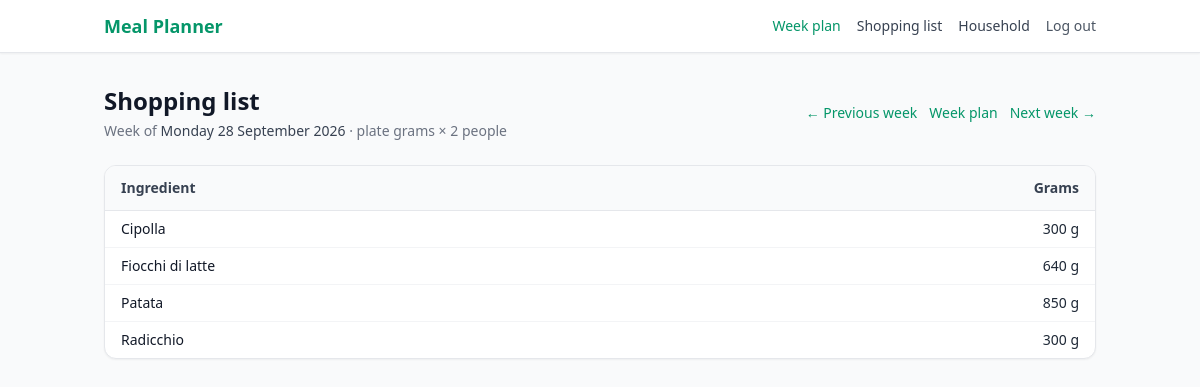
Screenshot of /lista-spesa/?week=2026-09-28 with the database file from the repository.
### core/models.py (models this page shows, shortened)
class Ingredient(models.Model):
    name     = models.CharField(max_length=100, unique=True)
    category = models.CharField(
        max_length=20,
        choices=IngredientCategory.choices,
        default=IngredientCategory.OTHER
    )
    vegetable_subcategory = models.CharField(
        max_length=20,
        choices=VegetableSubcategory.choices,
        blank=True,
        default=''
    )
    kcal    = models.DecimalField(max_digits=6, decimal_places=2, validators=[MinValueValidator(0)])
    protein = models.DecimalField(max_digits=5, decimal_places=2, validators=[MinValueValidator(0)])
    carbs   = models.DecimalField(max_digits=5, decimal_places=2, validators=[MinValueValidator(0)])
    fat     = models.DecimalField(max_digits=5, decimal_places=2, validators=[MinValueValidator(0)])
    fiber           = models.DecimalField(max_digits=5, decimal_places=2, default=0, validators=[MinValueValidator(0)])
    sugars          = models.DecimalField(max_digits=5, decimal_places=2, default=0, validators=[MinValueValidator(0)])
    saturated_fat   = models.DecimalField(max_digits=5, decimal_places=2, default=0, validators=[MinValueValidator(0)])
    salt            = models.DecimalField(max_digits=5, decimal_places=2, default=0, validators=[MinValueValidator(0)])
    tags    = models.ManyToManyField(Tag, blank=True, related_name='ingredients')
    seasons = models.ManyToManyField(SeasonEntry, blank=True, related_name='ingredients')
    class Meta:
        constraints = [
            models.CheckConstraint(
                condition=(
                    ~models.Q(category=IngredientCategory.VEGETABLE)
                    | ~models.Q(vegetable_subcategory='')
                ),
                name='core_vegetables_require_macro_category',
            ),
        ]

### core/views.py (the view)
# urls.py: path('lista-spesa/', views.shopping_list, name='shopping_list'),
@login_required
@require_http_methods(['GET'])
def shopping_list(request):
    user = request.user
    monday = _requested_week_start(request)
    household = Household.ensure_for_user(user)
    member_count = household.member_count() or 1
    week_plan = week_plan_for_monday(user, monday)
    rows = shopping_list_for_plan(week_plan, member_count) if week_plan else []
    return render(
        request,
        'core/shopping_list.html',
        {
            'week_start': monday,
            'previous_week_start': monday - timedelta(days=7),
            'next_week_start': monday + timedelta(days=7),
            'week_plan': week_plan,
            'member_count': member_count,
            'rows': rows,
        },
    )

### core/models.py (called while the page is built)
    @classmethod
    def ensure_for_user(cls, user):
        h, _ = cls.objects.get_or_create(owner=user, defaults={'name': ''})
        if not h.members.exists():
            HouseholdMember.objects.create(
                household=h,
                display_name=user.get_username() or 'Me',
                sort_order=0,
            )
        return h

    def member_count(self):
        return self.members.count()

### core/planning.py (called while the page is built)
def quantize_grams(grams, minimum=None):
    grams = Decimal(grams)
    floor = MIN_GRAMS if minimum is None else minimum
    step = GRAMS_QUANTIZE
    grams = max(floor, min(grams, MAX_GRAMS))
    rounded = (
        (grams / step).quantize(
            Decimal('1'),
            rounding=ROUND_HALF_UP,
        ) * step
    )
    if rounded < floor:
        rounded = (
            (floor / step).to_integral_value(rounding=ROUND_CEILING)
            * step
        )
    if rounded > MAX_GRAMS:
        rounded = (
            (MAX_GRAMS / step).to_integral_value(rounding=ROUND_FLOOR)
            * step
        )
    return rounded

### core/slots.py (called while the page is built)
def _norm(name):
    return (name or '').strip().lower()

def sync_lunch_dinner_slots():
    if not _needs_sync():
        return
    _delete_breakfast_plan_rows()
    _ensure_default_slots()
    _ensure_user_slots()

def _needs_sync():
    default_names = {_norm(row.name) for row in MealSlotDefault.objects.all()}
    if default_names & BREAKFAST_NAMES:
        return True
    if not (default_names & LUNCH_NAMES) or not (default_names & DINNER_NAMES):
        return True
    slot_names = {_norm(slot.name) for slot in MealSlot.objects.all()}
    if slot_names & BREAKFAST_NAMES:
        return True
    user_count = User.objects.count()
    if user_count and MealSlot.objects.count() < user_count * 2:
        return True
    return False

### core/targets.py (called while the page is built)
def midpoint_grams(kcal, pct_min, pct_max, kcal_per_gram):
    mid = (Decimal(pct_min) + Decimal(pct_max)) / Decimal('2') / Decimal('100')
    grams = Decimal(kcal) * mid / Decimal(kcal_per_gram)
    return int(grams.quantize(Decimal('1'), rounding=ROUND_HALF_UP))

### core/views.py (called while the page is built)
def _requested_week_start(request):
    raw_week = request.GET.get('week')
    if not raw_week:
        return monday_of_week()
    try:
        requested = date.fromisoformat(raw_week)
    except ValueError as exc:
        raise Http404('Invalid week.') from exc
    if requested.weekday() != 0:
        raise Http404('Week must start on a Monday.')
    return requested

### core/templates/core/shopping_list.html (shortened to what this page needs)
{% extends "base.html" %}
{% block content %}
<div class="mb-6 flex flex-col gap-2 sm:flex-row sm:items-center sm:justify-between">
    <div>
        <h1 class="text-2xl font-bold text-gray-900">Shopping list</h1>
        <p class="text-sm text-gray-500 mt-1">
            Week of <span class="font-medium text-gray-700">{{ week_start|date:"l j F Y" }}</span>
            · plate grams × {{ member_count }} {{ member_count|pluralize:"person,people" }}
        </p>
    </div>
    <div class="flex flex-wrap items-center gap-3 text-sm font-medium shrink-0">
        <a href="?week={{ previous_week_start|date:'Y-m-d' }}" class="text-emerald-600 hover:text-emerald-800">← Previous week</a>
        <a href="{% url 'core:week_plan' %}?week={{ week_start|date:'Y-m-d' }}" class="text-emerald-600 hover:text-emerald-800">Week plan</a>
        <a href="?week={{ next_week_start|date:'Y-m-d' }}" class="text-emerald-600 hover:text-emerald-800">Next week →</a>
    </div>
</div>
{% if not week_plan %}
<p class="text-sm text-gray-600">No week plan yet. Open the week plan to create this week’s grid.</p>
{% elif not rows %}
<p class="text-sm text-gray-600">No meals assigned this week. Choose categories and click Build on the week plan.</p>
{% else %}
<div class="bg-white rounded-xl shadow-sm border border-gray-200 overflow-hidden">
    <table class="min-w-full text-sm text-left">
        <thead>
            <tr class="bg-gray-50 border-b border-gray-200">
                <th class="px-4 py-3 font-semibold text-gray-700">Ingredient</th>
                <th class="px-4 py-3 font-semibold text-gray-700 text-right">Grams</th>
            </tr>
        </thead>
        <tbody class="divide-y divide-gray-100">
            {% for row in rows %}
            <tr>
                <td class="px-4 py-2 text-gray-900">{{ row.name }}</td>
                <td class="px-4 py-2 text-gray-800 text-right tabular-nums">{{ row.grams|floatformat:0 }} g</td>
            </tr>
            {% endfor %}
        </tbody>
    </table>
</div>
{% endif %}
{% endblock %}

### rows the page displays
Ingredient: name "Cipolla", grams "300"
Ingredient: name "Fiocchi di latte", grams "640"
Ingredient: name "Patata", grams "850"
Ingredient: name "Radicchio", grams "300"

### other values shown
{{ week_start|date:"l j F Y" }} "Monday 28 September 2026"
{{ member_count }} "2"
